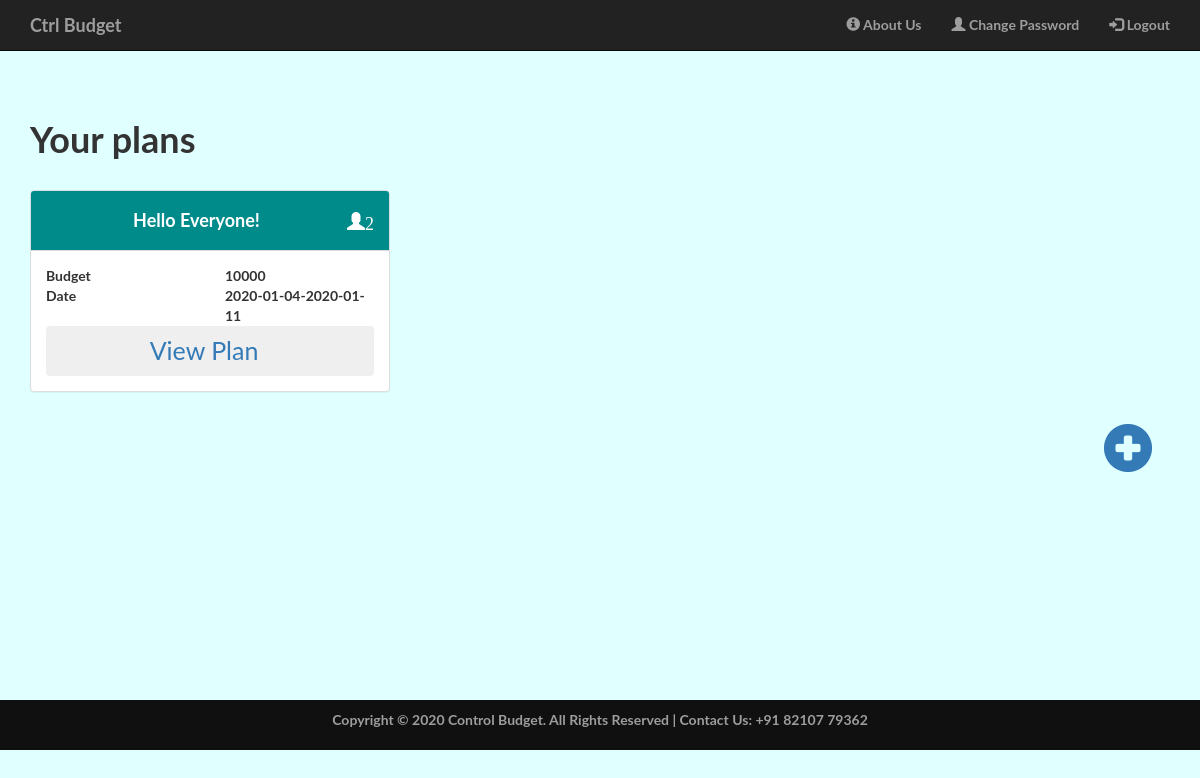
/pages/home.php (signed in), run on the app's committed database.
### tables this page shows
CREATE TABLE `budgetplan` (
  `PlanID` int(11) NOT NULL,
  `id` int(11) NOT NULL,
  `Title` varchar(255) NOT NULL,
  `start_date` date NOT NULL,
  `end_date` date NOT NULL,
  `Budget` bigint(20) NOT NULL,
  `People` int(10) DEFAULT NULL,
  `people_name` varchar(255) NOT NULL
);

### pages/home.php (the view, shortened to what this page needs)
<?php
	$id =$_SESSION ['id'];
	require '../includes/common.php';
	$select_query =" Select id, Title, start_date,end_date,Budget,People from budgetplan where id = '$id'";
	$select_query_result = mysqli_query($con, $select_query) or die(mysqli_error($con));
	$total = mysqli_num_rows($select_query_result);
?>
<!DOCTYPE html>
<html>
<head>
    <link rel="stylesheet" href="https://maxcdn.bootstrapcdn.com/bootstrap/3.4.1/css/bootstrap.min.css">
	<link rel="stylesheet" type="text/css" href="../css/index.css">
</head>
<body style="background-color: rgb(224,255,255)">
	<?php include '../includes/header.php';
	if ($total <= 0) { ?>
	<div id="content">
		<div class="container">
			<h3>You don't have any active plans</h3>
			<center>
				<div class="box">
					<style type="text/css">
						.glyphicon.glyphicon-plus-sign {
    							font-size: 30px;
						}
					</style>
					<div>
						<center>
							<a href="create_new_plan.php" style="padding-left: 5px"><span class="glyphicon glyphicon-plus-sign"></span>Create a New Plan</a>
						</center>
					</div>
				</div>
			</center>
		</div>
	</div><?php } else { ?>
	<div  class="container decor_bg" id="content">
		<h1>Your plans</h1><br>
		<div class="row ">
		<?php while($row = mysqli_fetch_array($select_query_result)) { ?>
			<div class="col-sm-12 col-md-4 ">
				<div class="panel panel-default">
					<div class="panel-heading panel-heading-custom2">
					<h4><center><?php echo $row['Title'];?><span class="glyphicon glyphicon-user" style="float: right;"><?php echo $row['People']; ?></span></center> </h4>
					</div>
					<div class="panel-body">
						<div class="row">
							<div class="col-xs-4">Budget</div>
							<div class="col-xs-6 col-xs-offset-2"><?php echo $row['Budget']."   ";?></div>
						</div>
						<div class="row">
							<div class="col-xs-4">Date</div>
							<div class="col-xs-6 col-xs-offset-2"><?php echo $row['start_date']."-".$row['end_date']; ?></div>
						</div>
						<a href="view_plan.php" style="text-decoration: none;"><button  class="btn btn-block btn-outline-success button"  >View Plan</button></a>
					</div>
				</div>
			</div>
		<?php } ?>
		</div >
		<div class="new-plan">
			<a href="create_new_plan.php" style="float: right;" class="btn btn-lg ">
				<span class="glyphicon glyphicon-plus-sign "></span>
			</a>
		</div>
	</div>
	<?php }?>
	<?php 	include '../includes/footer.php'; ?>
</body>
</html>

### css/index.css (style rules this page uses)
body, html { width: 100%; height: 100%; }
body { padding-top:100px; }
body, h1, h2, h3, h4, h5, h6 { font-family: "Lato","Helvetica Neue",Helvetica,Arial,sans-serif; font-weight: 700; }
#content { min-height: 500px; }
.btn { font-size: 25px; }
.button { padding-left: 0px; }
#content { min-height: 600px; }
.new-plan { bottom:0; right: 0; text-decoration: none; }
.panel-default > .panel-heading-custom2 { background-image: none; background-color: rgb(0,139,139); color: #ffffff; }
.button { -webkit-transition-duration: 0.4s; transition-duration: 0.4s; text-decoration: none; }

### pages/home.php (style rules this page uses)
.glyphicon.glyphicon-plus-sign { font-size: 50px; }

### data on the page
budgetplan: Title "Hello Everyone!", People "2", Budget "10000", start_date "2020-01-04", end_date "2020-01-11"
